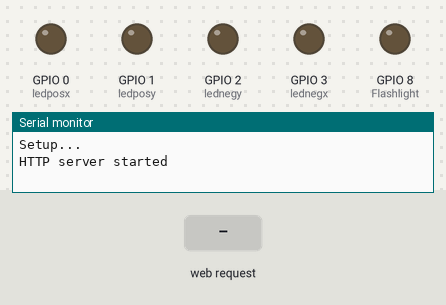
Simulated run of this sketch. Board: ESP32-C3. On the bench: output pins drawn as LEDs (lit = HIGH), the last lines printed to the serial monitor. Inputs (shaded band) come from the test bench.

Above: at 1.2 s.
1.3 s: HTTP request GET /off received
At 2.1 s:
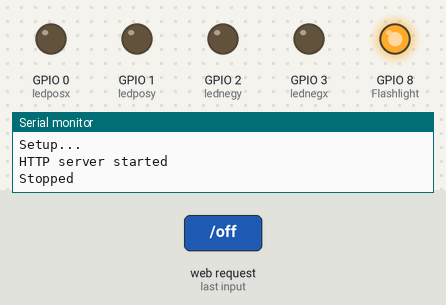
2.8 s: HTTP request GET /SentDrivingData?valueX=1 received
At 3.2 s:
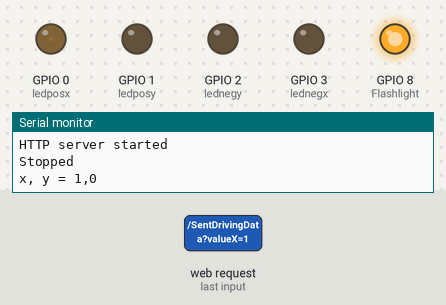
4.3 s: HTTP request GET /SentDrivingData?valueX=120 received
At 5.5 s:
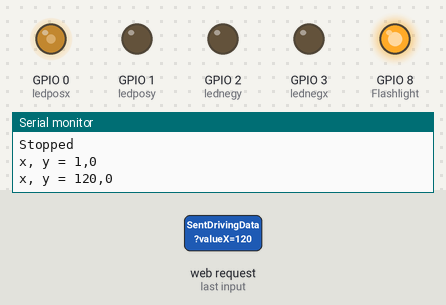
5.8 s: HTTP request GET /SentDrivingData?valueY=1 received
At 6.7 s:
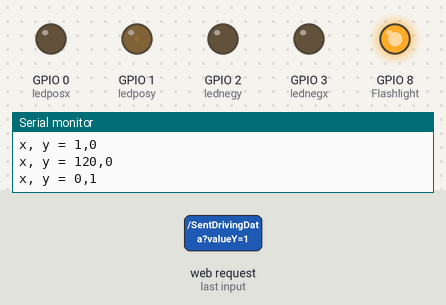
7.3 s: HTTP request GET /SentDrivingData?valueY=120 received
At 7.9 s:
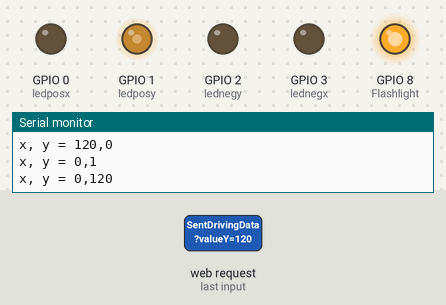
8.8 s: HTTP request GET /SentDrivingData?valueX=1&valueY=1&valueXn=1 received
At 10.2 s:
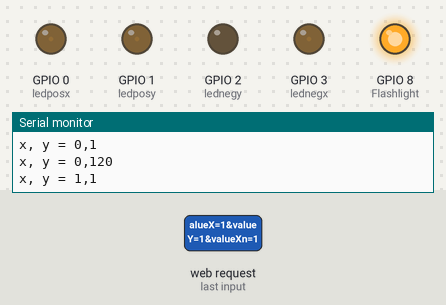
Timing chart, 0 to 11.3 s (numbered marks = the images above; inputs shaded):
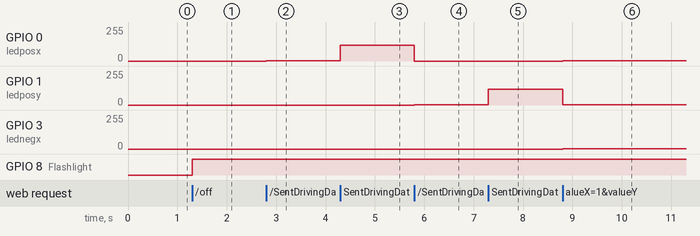

The sketch:

esp32wifiwebserverv4_c3_mini.ino
```cpp
#include <ESP32Servo.h>
#include <WiFi.h>
#include <WebServer.h>
#include "index.h"  // Mi pagina web
#include <Arduino.h>

Servo myservo;  // create servo object to control a servo

// GPIO the servo is attached to
// static const int servoPin = 15;
const int ledposx = 0;
const int ledposy = 1;
const int lednegx = 3;
const int lednegy = 2;

// flashlight
const int Flashlight = 8;
bool on_off = false;

int pos = 90; // intitial servo postion to be at 90 degrees to make it straight different from 90 for mechanical adjustment

// wired connections
// #define MOTOR_PWM 33 //  Speed
// #define MOTOR_DIR 32 //  Direction

// // the actual values for "fast" and "slow" depend on the motor
// #define dir_Forward 0
// #define dir_Back 255

// #define PWM_STOP 0
// #define PWM_SLOW 220 // arbitrary slow speed PWM duty cycle
// #define PWM_FAST 255 // arbitrary fast speed PWM duty cycle
// #define DIR_DELAY 1000 // brief delay for abrupt motor changes

// const int freq = 5000;
// const int ledChannel_PWM = 5;
// const int ledChannel_DIR = 6;
// const int resolution = 8;

int x = 0;
int y = 0;

// SSID y contraseña (longitud minimo 8 caracteres)
const char* ssid = "el_Gorki_carro_xd_c3";
const char* password = "12345678";

WebServer server(80);

void setup(void) {
  Serial.begin(115200);
  Serial.println();
  Serial.println("Setup...");

  // El servoPin como OUTPUT
  // pinMode(servoPin, OUTPUT);
  pinMode(ledposx, OUTPUT);
  pinMode(ledposy, OUTPUT);
  pinMode(lednegx, OUTPUT);
  pinMode(lednegy, OUTPUT);
  analogWrite(ledposx, 0);
  analogWrite(ledposy, 0);
  analogWrite(lednegx, 0);
  analogWrite(lednegy, 0);

  // myservo.attach(servoPin);
  // myservo.write(pos);

  // Los pines como OUTPUT
  pinMode(Flashlight, OUTPUT);
  // pinMode(MOTOR_DIR, OUTPUT);
  // pinMode(MOTOR_PWM, OUTPUT);

  // configurar funcionalidades LED PWM y asociar el canal al GPIO a controlar
  // ledcAttachChannel(MOTOR_PWM, freq, resolution, ledChannel_PWM);
  // ledcAttachChannel(MOTOR_DIR, freq, resolution, ledChannel_DIR);

  // ledcWriteChannel(ledChannel_DIR, dir_Forward);
  // ledcWriteChannel(ledChannel_PWM, PWM_STOP);

  // //Apaga el flashlight
  digitalWrite(Flashlight, on_off);

  //ESP32 IP: 192.168.4.1
  WiFi.mode(WIFI_AP); // modo Access Point (para conectarse)
  WiFi.softAP(ssid, password);

  server.on("/", handle_OnConnect);
  server.on("/off", handle_Stop);
  server.on("/FlashLight", handle_Flashlight_On);
  server.on("/SentDrivingData", handle_Control);
  server.onNotFound(handle_NotFound);

  server.begin(); // Inicializar server
  Serial.println("HTTP server started");
}

void loop(void) {
  // La rutina se ejecuta si se abre la IP en el navegador.
  server.handleClient();
}

void handle_NotFound () {
  Serial.println("lost connection");
}

void handle_OnConnect() {
  Serial.println("Connected");
  String s = MAIN_page; // Leer de index.h el string MAIN_page
  server.send(200, "text/html", s); // Envia la página web al dispositivo que lo solicita
}

void handle_Stop() {
  on_off = !on_off;
  digitalWrite(Flashlight, on_off);
  Serial.println("Stopped");
  server.send(200, "text/plain", "ok");
}

void handle_Flashlight_On() {
  // digitalWrite(Flashlight, HIGH);
  server.send(200, "text/plain", "ok");
}

void handle_Control(){
  if (server.arg("valueX")){
    int x = server.arg("valueX").toInt();
    int y = server.arg("valueY").toInt();
    int xn = server.arg("valueXn").toInt();
    int yn = server.arg("valueYn").toInt();
    Serial.print("x, y = ");
    Serial.print(x);
    Serial.print(",");
    Serial.println(y);
    analogWrite(ledposx, x);
    analogWrite(ledposy, y);
    analogWrite(lednegx, xn);
    analogWrite(lednegy, yn);
    }
  server.send(200, "text/plain", "ok");
  }
```

index.h
```cpp
const char MAIN_page[] PROGMEM = R"=====(
<!DOCTYPE HTML>
<html>
<head>
    <title>El Gorki carro</title>
    <meta name="viewport" content="width=device-width, initial-scale=1.0, maximum-scale=1.0, user-scalable=no">
    <style>
        body {
            display: block;
            justify-content: center;
            align-items: center;
            height: 100vh;
            width: 100%;
            background-color: var(--main-bg-color);
            font-family: var(--font-family);
            user-select: none;
            text-align: center;
            margin: 0;
            padding-top: 30px;

        }

        .joystick-container {
            position: relative;
            width: 200px;
            height: 200px;
            background-color: #fff;
            border-radius: 50%;
            border: 2px solid #000;
            display: flex;
            justify-content: center;
            align-items: center;
            margin-bottom: 20px 0;
            margin: auto;
        }

        .joystick {
            position: absolute;
            width: 50px;
            height: 50px;
            background-color: #000;
            border-radius: 50%;
        }

        :root {
            --main-bg-color: #9e2c9c;
            --button-bg-color: white;
            --button-hover-color: grey;
            --button-active-bg-color: #007399;
            --button-active-color: white;
            --font-family: 'Times', serif;
            --font-family-button: 'appaji ambarisha darbha', sans-serif;
        }


        .button {
            padding: 10px 20px;
            font-size: 18px;
            font-family: var(--font-family-button);
            background-color: var(--button-bg-color);
            margin: 5px;
            color: black;
            border: 1px solid black;
            width: 150px;
            height: 50px;
            display: inline-block;
            text-align: center;
            transition: background-color 0.3s, color 0.3s, box-shadow 0.3s;
        }

        .button:hover {
            background-color: var(--button-bg-color);
            color: var(--button-hover-color);
        }

        .button:active {
            background-color: var(--button-active-bg-color);
            color: var(--button-active-color);
            box-shadow: 0 2px 5px rgba(0, 0, 0, 0.2);
        }


        @media (max-width: 600px) {
            .button {
                width: 100px;
                height: 40px;
                font-size: 14px;
            }
        }
    </style>
</head>
<body>
    <h1>El Gorki carro</h1>
    <div>
        <p>Event Count: <span id="event-count">0</span></p>
    </div>
    <div class="joystick-container">
        <div class="joystick"></div>
    </div>
    <button class="button" id="button1" onmousedown="toggle('FlashLight');" ontouchstart="toggle('FlashLight');" onmouseup="toggle('off');" ontouchend="toggle('off');">Flashlight</button>

    <script>
            const joystickContainer = document.querySelector('.joystick-container');
            const joystick = document.querySelector('.joystick');
            let containerRect, containerCenter, maxRadius;
            let count = 0;
            var prio = false;
            // const debouncedSendDrivingData = debouncedFunction(sendDrivingData, 40);
            const { throttleFn, immediateFn } = throttleFunction(sendDrivingData, 40);

            function debouncedFunction(callback, limit) {
                let waiting = false;
                return (...args) => {
                    if (!waiting) {
                        callback(...args);
                        waiting = true;
                        setTimeout(() => {
                            waiting = false;
                        }, limit);
                    }
                };
            }
            function throttleFunction(callback, limit) {
                let waiting = false;
                let waitingCallback;

                const throttleFn = (...args) => {
                    if (!waiting) {
                        callback(...args);
                        waiting = true;
                        waitingCallback = setTimeout(() => {
                            waiting = false;
                        }, limit);
                    }
                };

                // function immediateFn(...args) {
                //     clearTimeout(waitingCallback);
                //     callback(...args);
                // }
                const immediateFn = (...args) => {
                    clearTimeout(waitingCallback);
                    waiting = false;
                    callback(...args);
                }

                return {
                    throttleFn,
                    immediateFn,
                }
            }

            function initializeJoystick() {
                containerRect = joystickContainer.getBoundingClientRect();
                containerCenter = {
                    x: containerRect.width / 2,
                    y: containerRect.height / 2
                };
                maxRadius = containerRect.width / 2 - joystick.offsetWidth / 2;
                resetJoystick(); // Ensure the joystick starts centered
            }

            initializeJoystick();
            window.addEventListener('resize', initializeJoystick);
            joystick.addEventListener('mousedown', startDrag);
            joystick.addEventListener('touchstart', startDrag);

            function startDrag(event) {
                event.preventDefault();
                document.addEventListener('mousemove', drag);
                document.addEventListener('touchmove', drag);
                document.addEventListener('mouseup', endDrag);
                document.addEventListener('touchend', endDrag);
            }

            function drag(event) {
                event.preventDefault();
                let clientX = event.clientX || event.touches[0].clientX;
                let clientY = event.clientY || event.touches[0].clientY;

                const deltaX = clientX - containerRect.left - containerCenter.x;
                const deltaY = clientY - containerRect.top - containerCenter.y;
                const angle = Math.atan2(deltaY, deltaX);
                const distance = Math.min(maxRadius, Math.sqrt(deltaX ** 2 + deltaY ** 2));

                const x = containerCenter.x + distance * Math.cos(angle);
                const y = containerCenter.y + distance * Math.sin(angle);

                joystick.style.left = `${x - joystick.offsetWidth / 2}px`;
                joystick.style.top = `${y - joystick.offsetHeight / 2}px`;
                joystick.style.transform = ''; // Clear transform during drag

                const normalizedX = (x - containerCenter.x) / maxRadius;
                const normalizedY = (y - containerCenter.y) / maxRadius;

                // debouncedSendDrivingData(normalizedX, -normalizedY);
                throttleFn(normalizedX, -normalizedY);
                // debouncedSendDrivingData(Math.round(normalizedX * 255), Math.round(normalizedY * -255));
                // sendDrivingData(Math.round(normalizedX * 255), Math.round(normalizedY * -255));
            }

            function endDrag() {
                document.removeEventListener('mousemove', drag);
                document.removeEventListener('touchmove', drag);
                document.removeEventListener('mouseup', endDrag);
                document.removeEventListener('touchend', endDrag);
                resetJoystick();
            }

            function resetJoystick() {
                joystick.style.left = '50%';
                joystick.style.top = '50%';
                joystick.style.transform = 'translate(-50%, -50%)'; // Center the joystick
                // debouncedSendDrivingData(0,0);
                immediateFn(0, 0);

                // sendDrivingData(0,0);
            }

        function toggle(x) {
            var xhr = new XMLHttpRequest();
            xhr.open("GET", "/" + x, true);
            xhr.send();
        }

        function sendDrivingData(x, y) {
            var xhr = new XMLHttpRequest();
            count += 1; // Increment the variable
            document.getElementById('event-count').textContent = count;
            data = prepareData(x, y);
            xhr.open("GET", "/SentDrivingData?valueX=" + data.Posx + "&valueY=" + data.Posy + "&valueXn=" + data.Negx + "&valueYn=" + data.Negy, true);
            xhr.send();
            //console.log(x,y);
            //console.log(data);
        }

        function prepareData(x, y) {
            const max = 0.35;
            if (Math.abs(x) < max) {
                x = 0;
                var Posx = 0;
                var Negx = 0;
            }else{
                var Posx = x >= 0 ? Math.round((x-max)*255/(1-max)) : 0;
                var Negx = x >= 0 ? 0 : Math.round((-x-max)*255/(1-max));
            }
            if (Math.abs(y) < max) {
                y = 0;
                var Posy = 0;
                var Negy = 0;
            } else {
                var Posy = y >= 0 ? Math.round((y-max)*255/(1-max)) : 0;
                var Negy = y >= 0 ? 0 : Math.round((-y-max)*255/(1-max));
            }

            return { Posx, Posy, Negx, Negy };
        }


    </script>
</body>
</html>
)=====";
```

Measured:
- after the input at 1.3 s, GPIO 8 (Flashlight): LOW → HIGH at once
- after the input at 2.8 s, GPIO 0 (ledposx): 0/255 → 1/255 at once
- after the input at 4.3 s, GPIO 0 (ledposx): 1/255 → 120/255 at once
- after the input at 5.8 s, GPIO 0 (ledposx): 120/255 → 0/255 at once; GPIO 1 (ledposy): 0/255 → 1/255 at once
- after the input at 7.3 s, GPIO 1 (ledposy): 1/255 → 120/255 at once
- after the input at 8.8 s, GPIO 0 (ledposx), GPIO 3 (lednegx): 0/255 → 1/255 at once; GPIO 1 (ledposy): 120/255 → 1/255 at once
